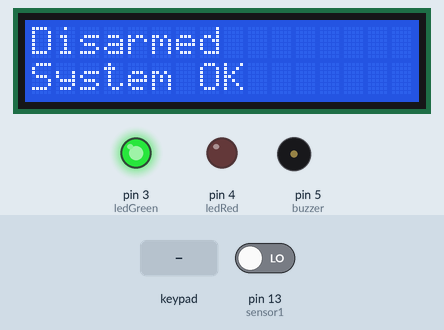
A sketch run on a simulated Arduino Uno, built with avr-gcc and run on an emulated ATmega328P. On the bench: 16×2 character LCD, output pins drawn as LEDs (lit = HIGH), buzzer (waves = sounding, pin HIGH). Inputs (shaded band) come from the test bench; at power-on: pin 13 (sensor1) LOW.

Above: at 1.2 s.
1.3 s: key '#' pressed
At 2.5 s:
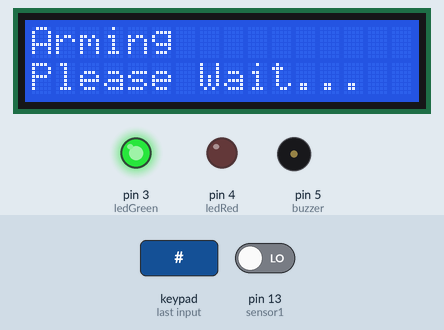
At 4.2 s:
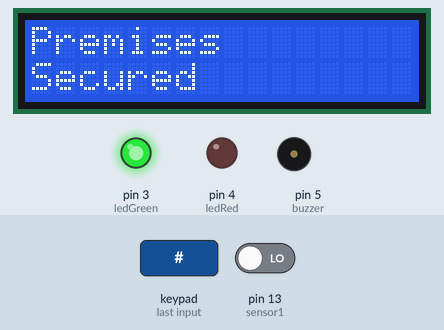
4.3 s: key '*' pressed
At 7.9 s:
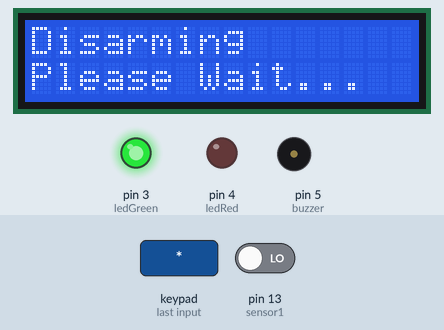
Timing chart, 0 to 9.4 s (numbered marks = the images above; inputs shaded):
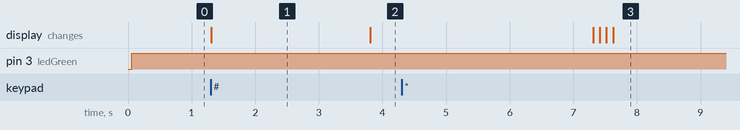

The sketch:

alarm_system.ino
```cpp
#include <LiquidCrystal.h>
#include <Keypad.h>

const byte rows = 4;
const byte cols = 4;

//Layout of the Keypad
char keys[rows][cols] = {
  {'1','2','3','A'},
  {'4','5','6','B'},
  {'7','8','9','C'},
  {'*','0','#','D'}
};

byte rowPins[rows] = {2,12,11,10};
byte colPins[cols] = {9,8,7,6};

Keypad keypad = Keypad(makeKeymap(keys), rowPins, colPins, rows, cols); //Create the Keypad

LiquidCrystal lcd(A0, A1, A2, A3, A4, A5);

int sensor1 = 13; //PIR sensor
int state = 0; //Current state of the PIR sensor
bool motionDetected = false;
bool locked = false;

int ledGreen = 3;
int ledRed = 4;

int buzzer = 5;

String passcode = ""; //Passcode to lock or unlock the system
String input = ""; //Input compared to the passcode

void setup() {
  pinMode(sensor1, INPUT);
  pinMode(ledGreen, OUTPUT);
  pinMode(ledRed, OUTPUT);
  pinMode(buzzer, OUTPUT);
  lcd.begin(16,2);
}

void loop() {
  if(locked == false){ //Check if the system is not locked
    digitalWrite(ledGreen, HIGH);
    lcd.setCursor(0,0);
    lcd.print("Disarmed");
    lcd.setCursor(0,1);
    lcd.print("System OK");
    char key = keypad.getKey(); //Read key from Keypad
    if(key && key != '#'){ //Check if key is not equal to "#"
        input += key; //Read passcode and store it in input
    }
    if(key == '#'){ //Check if "#" has been pressed on Keypad
      if(passcode == input){ //Check if the correct passcode was inputted
        locked = true; //Lock the system --> activate alarm system
        input = "";
        lcd.clear();
        lcd.setCursor(0,0);
        lcd.print("Arming");
        lcd.setCursor(0,1);
        lcd.print("Please Wait...");
        delay(2500);
        lcd.clear();
		lcd.setCursor(0,0);
        lcd.print("Premises");
        lcd.setCursor(0,1);
        lcd.print("Secured");
        delay(3500);
        lcd.clear();
      }
    }
  }
  else if(locked == true){ //Check if the system is locked.
    //digitalWrite(ledGreen, HIGH); // Turn on green LED.
    char key = keypad.getKey(); // Read key from keypad.
    if(key && key != '*'){ //Check if key from Keypad is not equal to "*"
        input += key; //Read passcode and store it in input
    }
    if(key == '*'){ //Check if "*" has been pressed on Keypad
      if(passcode == input){ //Check if the correct passcode was inputted
        locked = false; //Unlock the system --> deactivates the alarm system
        input = "";
        lcd.clear();
        delay(100);
        lcd.print("Disarming");
        lcd.setCursor(0,1);
        lcd.print("Please Wait...");
        delay(2500);
        lcd.clear();
        lcd.setCursor(0,0);
        lcd.print("System");
        lcd.setCursor(0,1);
        lcd.print("Disarmed");
        delay(3500);
        lcd.clear();
      }
    }
    state = digitalRead(sensor1); //Check state of PIR sensor
    delay(100);
    if(state == HIGH){ //Check if the PIR sensor has detected any motion
      digitalWrite(ledGreen, LOW);
      digitalWrite(ledRed, HIGH);
      lcd.clear();
      lcd.setCursor(0,0);
      lcd.print("Manual Alarm!");
      lcd.setCursor(0,1);
      lcd.print("Motion Detected!");
      alarm();
      delay(50);
      lcd.clear();

    }
    else{ //If no motion is detected by PIR sensor
      noTone(buzzer);
      lcd.setCursor(0,0);
      lcd.print("Armed");
      lcd.setCursor(0,1);
      lcd.print("System Safe!");
      digitalWrite(ledGreen, HIGH);
      digitalWrite(ledRed, LOW);
    }
  }
}
void alarm(){ //Function that makes the buzzer sound like an alarm
    tone(buzzer, 1500);
}
```

Measured:
- after the input at 1.3 s, the display: changes at once (image 1)
- what the display in image 1 shows lasts 2.5 s, from 1.3 s to 3.8 s
